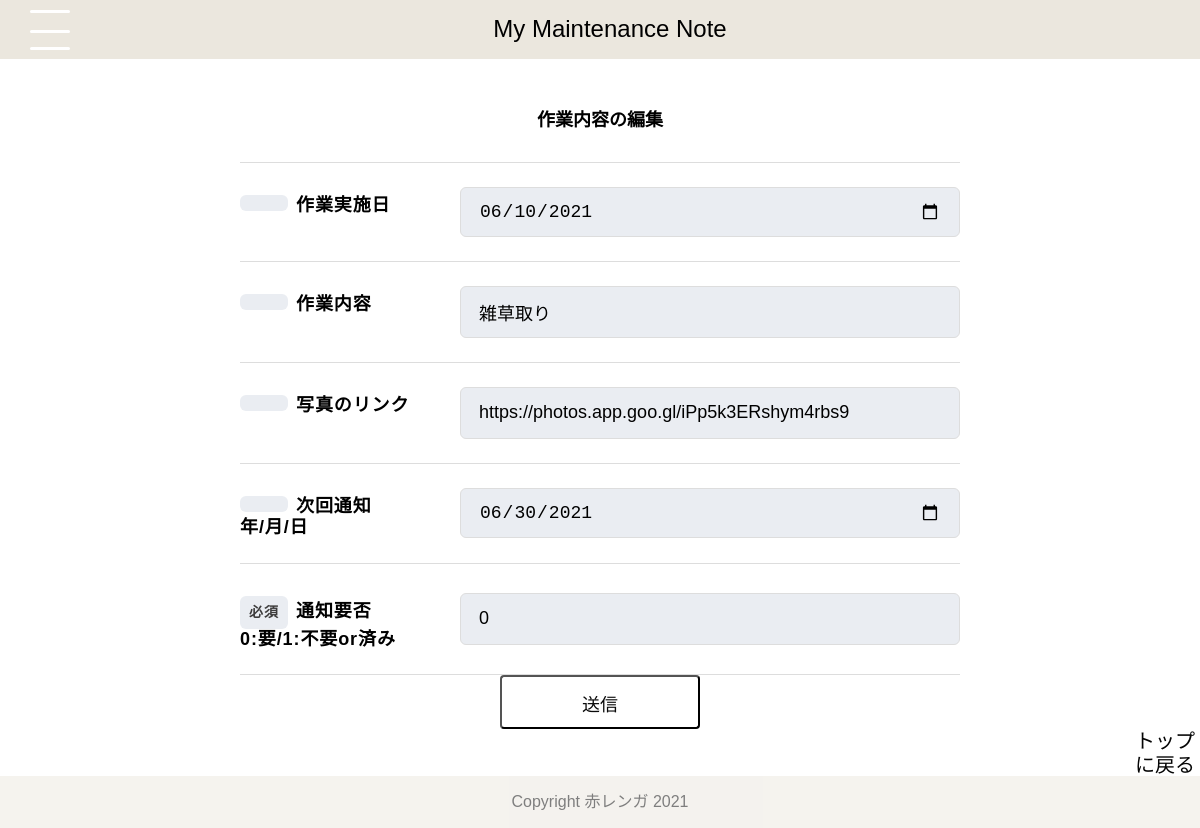
Page /edit/tasklist_niwa/64/8 on the committed database.
### tables this page shows
CREATE TABLE "budou" (
	"taskid"	INTEGER,
	"item_id"	INTEGER,
	"date"	DATE,
	"task"	TEXT,
	"photo"	TEXT,
	"notice"	DATE,
	"nt_id"	INTEGER,
	PRIMARY KEY("taskid" AUTOINCREMENT)
);

### app.py (the view)
@app.route("/edit/tasklist_niwa/<int:id>/<int:taskid>")
def edit_tasklist_get_niwa(id,taskid):
    conn = sqlite3.connect("maintenance.db")
    c = conn.cursor()
    c.execute("select table_name from items where id = ?" , (id,))
    table_name = c.fetchone()[0]
    c.execute("select date from %s where taskid=?" % (table_name), (taskid,))
    date = c.fetchone()[0]
    c.execute("select task from %s where taskid=?" % (table_name), (taskid,))
    task = c.fetchone()[0]
    c.execute("select photo from %s where taskid=?" % (table_name), (taskid,))
    photo = c.fetchone()[0]
    c.execute("select notice from %s where taskid=?" % (table_name), (taskid,))
    notice = c.fetchone()[0]
    c.close()
    task_list = {"taskid":taskid, "date":date, "task":task, "photo":photo, "notice":notice}
    return render_template("edit_tasklist_niwa.html", task_list = task_list, id = id)

### templates/edit_tasklist_niwa.html (shortened to what this page needs)
{% extends 'base.html' %}
{% block content %}
    <h3>作業内容の編集</h3>
<form action="/edit/tasklist_niwa/{{id}}" method="POST">
    <div class="Form">
        <div class="Form-Item">
            <p class="Form-Item-Label isMsg"><span class="Form-Item-Label-Required"></span>作業実施日</p>
            <input type="date" name="date" value="{{task_list['date']}}" class="Form-Item-Input">
        </div>
        <div class="Form-Item">
            <p class="Form-Item-Label isMsg"><span class="Form-Item-Label-Required"></span>作業内容</p>
            <input type="text" name="task" value="{{task_list['task']}}" class="Form-Item-Input">
        </div>
        <div class="Form-Item">
            <p class="Form-Item-Label isMsg"><span class="Form-Item-Label-Required"></span>写真のリンク</p>
            <input type="url" name="photo" value="{{task_list['photo']}}" class="Form-Item-Input" placeholder="例）https://">
        </div>
        <div class="Form-Item">
            <p class="Form-Item-Label isMsg"><span class="Form-Item-Label-Required"></span>次回通知<br>年/月/日</p>
            <input  type="date" name="notice" value="{{task_list['notice']}}" class="Form-Item-Input">
        </div>
        <div class="Form-Item">
            <p class="Form-Item-Label isMsg"><span class="Form-Item-Label-Required">必須</span>通知要否<br>0:要/1:不要or済み</p>
            <input name="nt_id" type="integer" value="0" class="Form-Item-Input">
        </div>
    </div>
        <p><input type="submit" value="送信" class="btn1"></p>
</form>
<div class="btn_top1">
    <a href="/index" type="button" class="btn5">トップに戻る</a>
</div>
{% endblock %}

### static/css/style.css (style rules this page uses)
html { overflow-y: scroll; }
body, h1, h2, h3, h4, h5, p, ul, ol, li, dl, dt, dd { margin: 0px; padding: 0px; }
body { background: #fff; text-align: center; font-size: 16px; line-height: 1.2; min-width: 100%; -webkit-text-size-adjust: 100%; }
a { outline: none; color: inherit; text-decoration: none; }
body { font-family: "Noto Sans Japanese", "ヒラギノ角ゴ Pro W3", "Hiragino Kaku Gothic Pro", "ヒラギノ角ゴ ProN W3", "Hiragino Kaku Gothic ProN", "游ゴシック", YuGothic, "メイリオ", "Meiryo", "HGPｺﾞｼｯｸM", "Osaka", "ＭＳ Ｐゴシック", sans-serif, Century Gothic, Arial; }
body { height: 800px; }
p { text-align: center; font-size: 20px; }
a { color:black; padding: 10px 10px; display: inline-block; font-size: 24px; }
h3 { font-size: 18px; text-align:center; margin: 30px; }
form { margin-top: 20px; margin-left: auto; margin-right: auto; max-width: 720px; }
.Form { margin-top: 20px; margin-left: auto; margin-right: auto; max-width: 720px; }
.Form-Item { border-top: 1px solid #ddd; padding-top: 24px; padding-bottom: 24px; width: 100%; display: flex; align-items: center; }
.Form-Item:nth-child(5) { border-bottom: 1px solid #ddd; }
.Form-Item-Label { width: 100%; max-width: 180px; letter-spacing: 0.05em; font-weight: bold; font-size: 18px; text-align: left; }
.Form-Item-Label.isMsg { margin-top: 8px; margin-bottom: auto; }
.Form-Item-Label-Required { border-radius: 6px; margin-right: 8px; padding-top: 8px; padding-bottom: 8px; width: 48px; display: inline-block; text-align: center; background: #eaedf2; color: rgb(61, 60, 60); font-size: 14px; }
.Form-Item-Input { border: 1px solid #ddd; border-radius: 6px; margin-left: 40px; padding-left: 1em; padding-right: 1em; height: 48px; flex: 1; width: 100%; background: #eaedf2; font-size: 18px; }
.btn1 { display: inline-block; width: 200px; height: 54px; text-align: center; text-decoration: none; line-height: 54px; outline: none; background-color:white; color: rgb(10, 10, 10); font-size: 18px; border-radius: 4px; }
.btn_top1 { text-align: right; }
.btn5 { width: 70px; height: 36px; font-size: 20px; border-radius: 8px; color: rgb(5, 5, 5); text-align: center; padding: 0; }

### rows in the picture
budou: date "06/10/2021", task "雑草取り", photo "https://photos.app.goo.gl/iPp5k3ERshym4rbs9", notice "06/30/2021"
